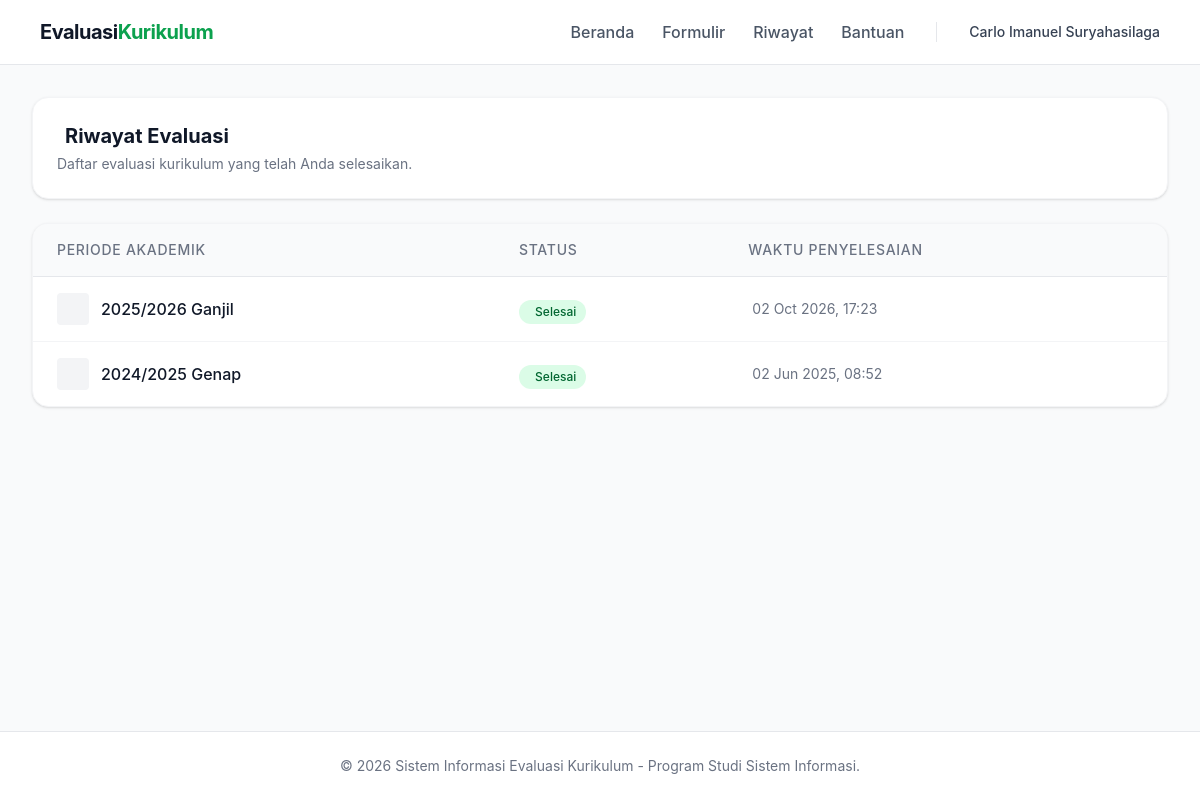
Page /responden/riwayat.php (signed in) on the committed database.
### tables this page shows
CREATE TABLE `pengisian` (
  `id` int(11) NOT NULL AUTO_INCREMENT,
  `pengguna_id` int(11) NOT NULL,
  `periode_id` int(11) NOT NULL,
  `status` enum('draft','final') DEFAULT 'draft',
  `tab_terakhir` int(11) DEFAULT 1,
  `terakhir_disimpan` timestamp NOT NULL DEFAULT current_timestamp() ON UPDATE current_timestamp(),
  `waktu_submit` timestamp NULL DEFAULT NULL,
  PRIMARY KEY (`id`),
  UNIQUE KEY `pengguna_id` (`pengguna_id`,`periode_id`),
  KEY `periode_id` (`periode_id`),
  CONSTRAINT `pengisian_ibfk_1` FOREIGN KEY (`pengguna_id`) REFERENCES `pengguna` (`id`),
  CONSTRAINT `pengisian_ibfk_2` FOREIGN KEY (`periode_id`) REFERENCES `periode_evaluasi` (`id`)
);

CREATE TABLE `periode_evaluasi` (
  `id` int(11) NOT NULL AUTO_INCREMENT,
  `tahun_akademik` varchar(50) DEFAULT NULL,
  `status` enum('draft','buka','tutup') DEFAULT 'draft',
  `dibuat_pada` timestamp NOT NULL DEFAULT current_timestamp(),
  PRIMARY KEY (`id`)
);

### includes/helpers.php (called while the page is built, shortened)
<?php
function escape($string) {
    return htmlspecialchars($string ?? '', ENT_QUOTES, 'UTF-8');
}
?>

### responden/riwayat.php (the view, shortened to what this page needs)
<?php
require_once '../config/database.php';
require_once '../includes/helpers.php';
$user_id = $_SESSION['user_id'];
$stmt = $pdo->prepare("SELECT p.*, pe.tahun_akademik FROM pengisian p JOIN periode_evaluasi pe ON p.periode_id = pe.id WHERE p.pengguna_id = ? AND p.status = 'final' ORDER BY p.waktu_submit DESC");
$stmt->execute([$user_id]);
$riwayat = $stmt->fetchAll();
require_once '../includes/header.php';
?>
<div class="bg-white rounded-2xl shadow-sm border border-gray-100 p-6 mb-6">
    <h2 class="text-xl font-bold text-gray-900 flex items-center gap-2"><i class="ph ph-clock-counter-clockwise text-brand-500"></i> Riwayat Evaluasi</h2>
    <p class="text-sm text-gray-500 mt-1">Daftar evaluasi kurikulum yang telah Anda selesaikan.</p>
</div>
<?php if (count($riwayat) > 0): ?>
    <div class="bg-white rounded-2xl shadow-sm border border-gray-100 overflow-hidden">
        <table class="w-full text-left border-collapse">
            <thead>
                <tr class="bg-gray-50 border-b border-gray-200 text-sm text-gray-500 uppercase tracking-wider">
                    <th class="px-6 py-4 font-medium">Periode Akademik</th>
                    <th class="px-6 py-4 font-medium">Status</th>
                    <th class="px-6 py-4 font-medium">Waktu Penyelesaian</th>
                </tr>
            </thead>
            <tbody class="divide-y divide-gray-100">
                <?php foreach ($riwayat as $r): ?>
                    <tr class="hover:bg-gray-50 transition-colors">
                        <td class="px-6 py-4 font-medium text-gray-900 flex items-center gap-3">
                            <div class="w-8 h-8 rounded bg-gray-100 flex items-center justify-center text-gray-500"><i class="ph ph-calendar"></i></div>
                            <?= escape($r['tahun_akademik']) ?>
                        </td>
                        <td class="px-6 py-4">
                            <span class="inline-flex items-center gap-1.5 px-2.5 py-1 rounded-full text-xs font-medium bg-green-100 text-green-800">
                                <i class="ph ph-check-circle fill-current"></i> Selesai
                            </span>
                        </td>
                        <td class="px-6 py-4 text-gray-500 text-sm">
                            <i class="ph ph-clock mr-1"></i> <?= date('d M Y, H:i', strtotime($r['waktu_submit'])) ?>
                        </td>
                    </tr>
                <?php endforeach; ?>
            </tbody>
        </table>
    </div>
<?php endif; ?>
<?php require_once '../includes/footer.php'; ?>

### assets/css/style.css (style rules this page uses)
body { font-family: 'Inter', sans-serif; background-color: #f9fafb; color: #111827; }

### includes/header.php (style rules this page uses)
body { font-family: 'Inter', sans-serif; background-color: #f9fafb; color: #111827; }

### rows in the picture
pengisian: periode.tahun_akademik "2025/2026 Ganjil", waktu_submit "02 Oct 2026, 17:23"
pengisian: periode.tahun_akademik "2024/2025 Genap", waktu_submit "02 Jun 2025, 08:52"

### other values in the picture
$_SESSION['user_name'] "Carlo Imanuel Suryahasilaga"
